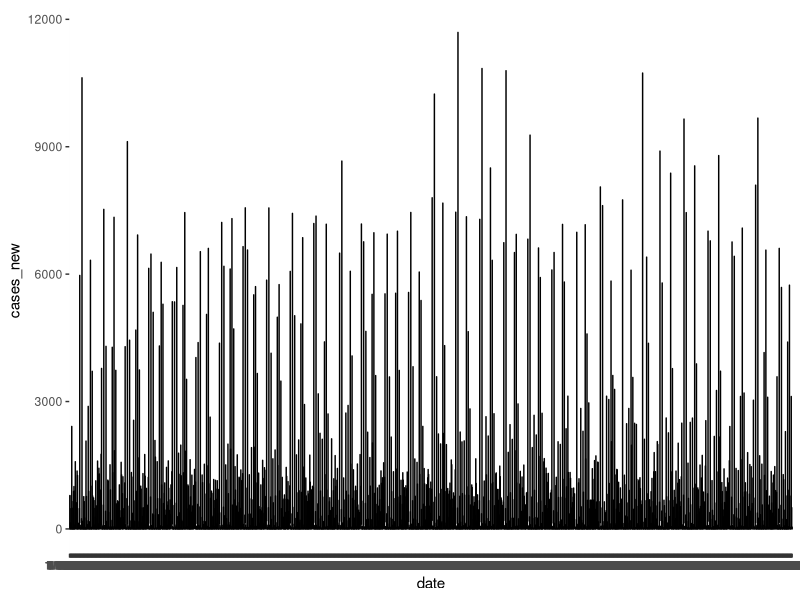
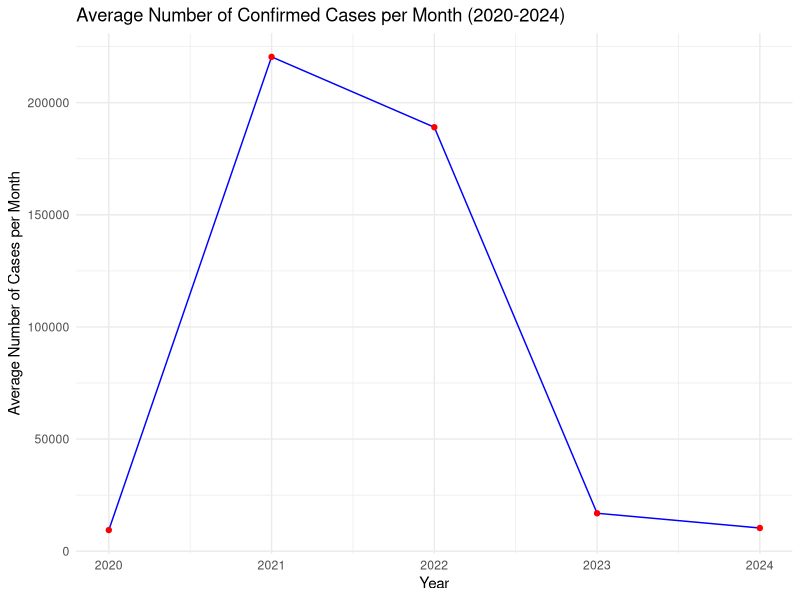
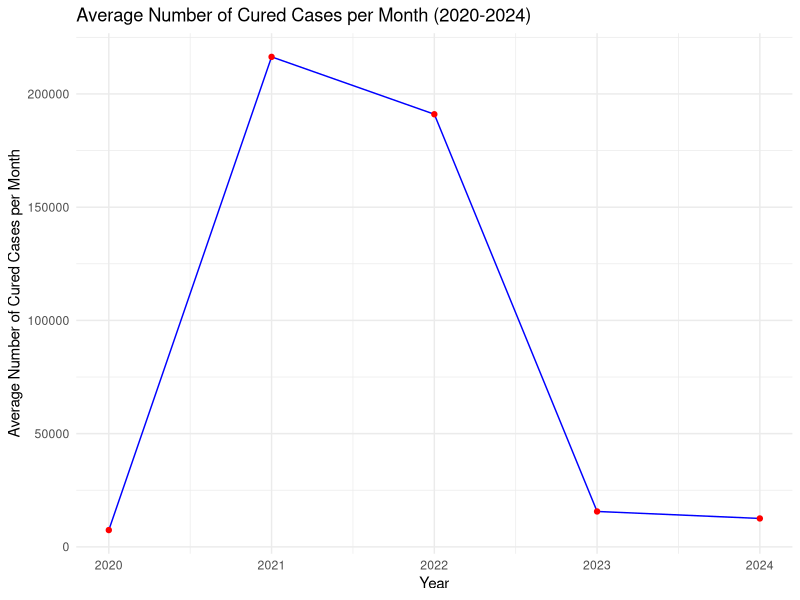
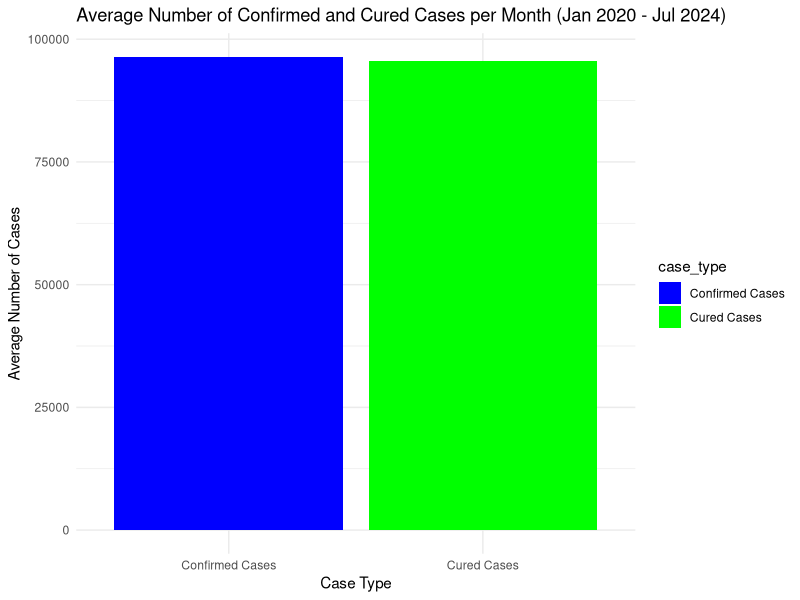
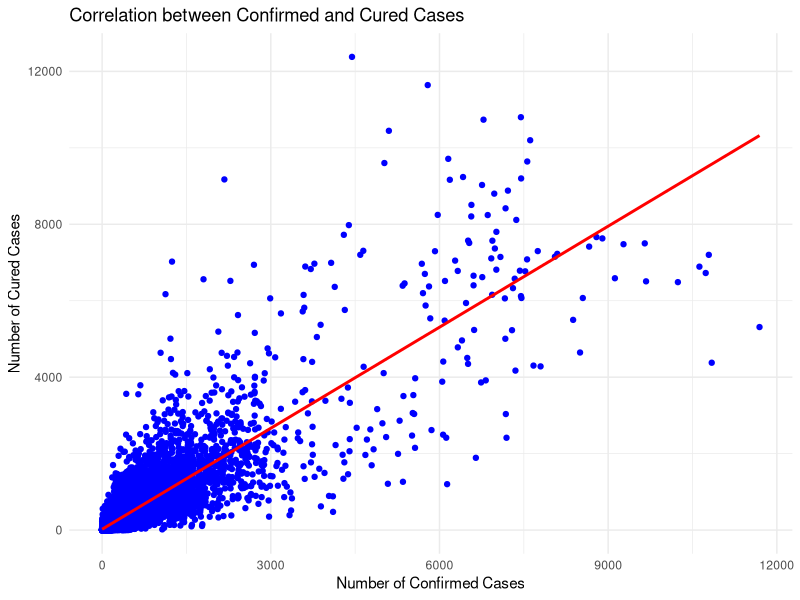

Source code (R) for these figures, in order:
## Task 1 Data Preparation

# Load the data
covid19_malaysia <- read.csv('covid19_malaysia.csv', header=TRUE)

# Check for missing values
missing_values <- sum(is.na(covid19_malaysia))

if (missing_values == 0) {
  print('There are no missing values in the dataset.')
} else {
  print('There are some missing values in the dataset.')
}

# Check if each column's data type is correct
print(str(covid19_malaysia)) # print the structure of entire df including data types of all columns

sno_type <- typeof(covid19_malaysia[[1]][1])
date_type <- typeof(covid19_malaysia[[2]][1])
state_type <- typeof(covid19_malaysia[[3]][1])
cases_new_type <- typeof(covid19_malaysia[[4]][1])
cases_import_type <- typeof(covid19_malaysia[[5]][1])
cases_recovered_type <- typeof(covid19_malaysia[[6]][1])
cases_active_type <- typeof(covid19_malaysia[[7]][1])
cases_unvax_type <- typeof(covid19_malaysia[[8]][1])

if (sno_type =='integer' && date_type =='character' && state_type == 'character' && cases_new_type == 'integer' && cases_import_type == 'integer' && cases_recovered_type == 'integer' && cases_active_type == 'integer' && cases_unvax_type == 'integer') {
  print('Data types in all columns are correct')
} else {
  print('Data type(s) in some column(s) is/ are incorrect')    
  }

## Task 2 Data Exploration


# Summary, no. of records, max. no. of confirmed and cured cases
summary <- summary(covid19_malaysia)
print("Summary of the dataset's statistics: ")
print(summary)

row_count <- nrow(covid19_malaysia)
print("Total number of record in the dataset: ")
print(row_count)

max_confirmed <- max(covid19_malaysia$cases_new)
day_max_confirmed <- covid19_malaysia$date[covid19_malaysia$cases_new==max_confirmed]
print("The day with the highest number of confirmed cases: ")
print(day_max_confirmed)

max_cured <- max(covid19_malaysia$cases_recovered)
day_max_cured <- covid19_malaysia$date[covid19_malaysia$cases_recovered==max_cured]
print("The day with the highest number of cured cases: ")
print(day_max_cured)

# Distribution of COVID-19 cases
library(ggplot2)
ggplot(covid19_malaysia, aes(x=date, y=cases_new)) + geom_line()


## Task 3 Data Manipulation

# Total no. of confirmed and cured cases by state
print('Total no. of confirmed cases by state: ')
for(i in unique(covid19_malaysia$state)){
  print(paste(i, ':' , sum(covid19_malaysia$cases_new[covid19_malaysia$state==i])))
}

print('Total no. of cured cases by state: ')
for(i in unique(covid19_malaysia$state)){
  print(paste(i, ':' , sum(covid19_malaysia$cases_recovered[covid19_malaysia$state==i])))
}

# Total no. of confirmed cases by year
total_cases_count_2020 = sum(covid19_malaysia$cases_new[1:5472])
total_cases_count_2021 = sum(covid19_malaysia$cases_new[5473:11312])
total_cases_count_2022 = sum(covid19_malaysia$cases_new[11313:17152])
total_cases_count_2023 = sum(covid19_malaysia$cases_new[17153:22992])
total_cases_count_2024 = sum(covid19_malaysia$cases_new[22993:26000])

# Average no. of confirmed cases per month by year
average_cases_per_month_2020 = total_cases_count_2020/12
average_cases_per_month_2021 = total_cases_count_2021/12
average_cases_per_month_2022 = total_cases_count_2022/12
average_cases_per_month_2023 = total_cases_count_2023/12 
average_cases_per_month_2024 = total_cases_count_2024/7 # Only 7-month of data in year 2024

# Total no. of cured cases by year
total_cured_count_2020 = sum(covid19_malaysia$cases_recovered[1:5472])
total_cured_count_2021 = sum(covid19_malaysia$cases_recovered[5473:11312])
total_cured_count_2022 = sum(covid19_malaysia$cases_recovered[11313:17152])
total_cured_count_2023 = sum(covid19_malaysia$cases_recovered[17153:22992])
total_cured_count_2024 = sum(covid19_malaysia$cases_recovered[22993:26000])

# Average no. of cured cases per month by year
average_cured_per_month_2020 = total_cured_count_2020/12
average_cured_per_month_2021 = total_cured_count_2021/12
average_cured_per_month_2022 = total_cured_count_2022/12
average_cured_per_month_2023 = total_cured_count_2023/12
average_cured_per_month_2024 = total_cured_count_2024/7 # Only 7-month of data in year 2024

# Total no. of confirmed and cured cases from Jan 2020 to Jul 2024
grand_total_cases_count = sum(covid19_malaysia$cases_new)
grand_total_cured_count = sum(covid19_malaysia$cases_recovered)

# Average no. of confirmed and cured cases per month from Jan 2020 to Jul 2024
grand_total_month_count = sum((2023-2020+1)*12+7) # Only 7-month of data in year 2024
grand_average_cases_per_month = grand_total_cases_count/grand_total_month_count
grand_average_cured_per_month = grand_total_cured_count/grand_total_month_count

## Task 4 Data Analysis

# Average no. of confirmed cases per month by year
average_cases_per_month <- data.frame(
  year = c(2020, 2021, 2022, 2023, 2024),
  average_cases = c(
    average_cases_per_month_2020,
    average_cases_per_month_2021,
    average_cases_per_month_2022,
    average_cases_per_month_2023,
    average_cases_per_month_2024
  )
)

ggplot(average_cases_per_month, aes(x = year, y = average_cases)) +
  geom_line(color = "blue") +
  geom_point(color = "red") +
  labs(title = "Average Number of Confirmed Cases per Month (2020-2024)",
       x = "Year",
       y = "Average Number of Cases per Month") +
  theme_minimal()

# Average no. of cured cases per month by year
average_cured_per_month <- data.frame(
  year = c(2020, 2021, 2022, 2023, 2024),
  average_cured = c(
    average_cured_per_month_2020,
    average_cured_per_month_2021,
    average_cured_per_month_2022,
    average_cured_per_month_2023,
    average_cured_per_month_2024
  )
)

ggplot(average_cured_per_month, aes(x = year, y = average_cured)) +
  geom_line(color = "blue") +
  geom_point(color = "red") +
  labs(title = "Average Number of Cured Cases per Month (2020-2024)",
       x = "Year",
       y = "Average Number of Cured Cases per Month") +
  theme_minimal()

# Average no. of confirmed and cured cases per month from Jan 2020 to Jul 2024
average_cases_summary <- data.frame(
  case_type = c("Confirmed Cases", "Cured Cases"),
  average_cases = c(grand_average_cases_per_month, grand_average_cured_per_month)
)

ggplot(average_cases_summary, aes(x = case_type, y = average_cases, fill = case_type)) +
  geom_bar(stat = "identity") +
  labs(
    title = "Average Number of Confirmed and Cured Cases per Month (Jan 2020 - Jul 2024)",
    x = "Case Type",
    y = "Average Number of Cases"
  ) +
  scale_fill_manual(values = c("Confirmed Cases" = "blue", "Cured Cases" = "green")) +
  theme_minimal()

# Examine the relationship between confirmed and cured cases
ggplot(covid19_malaysia, aes(x = cases_new, y = cases_recovered)) +
  geom_point(color = 'blue') +
  geom_smooth(method = 'lm', color = 'red', se = FALSE) +  # Add regression line
  labs(
    title = "Correlation between Confirmed and Cured Cases",
    x = "Number of Confirmed Cases",
    y = "Number of Cured Cases"
  ) +
  theme_minimal()

correlation <- cor(covid19_malaysia$cases_new, covid19_malaysia$cases_recovered)
print(paste("Correlation coefficient:", correlation))